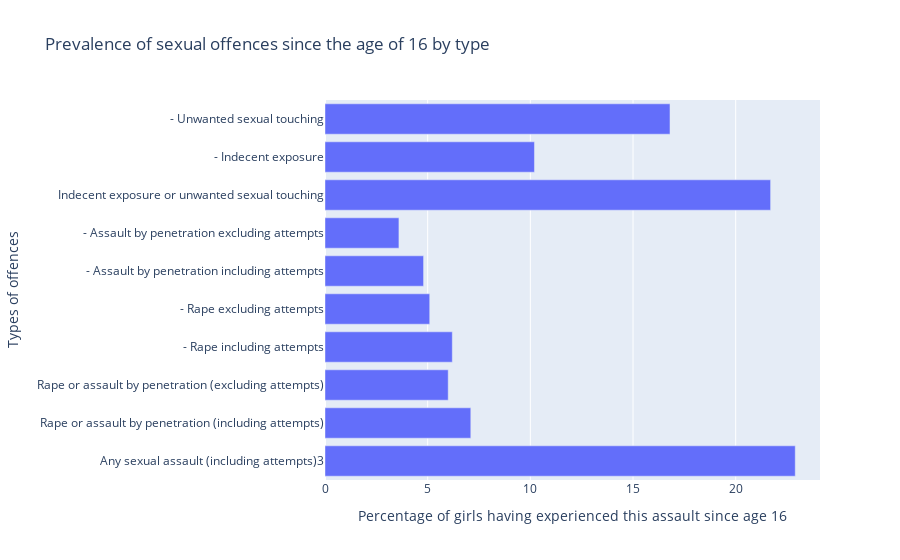

Notebook code for this chart:
### Code cell
# Analysing and visualising the data

# We want to plot 3 graphs:
# 1. The prevalence of the types of offences since the age of 16 - interactive bar chart
# 2. The prevalence of the types of offences in the last year - interactive bar chart
# 3. Comparison of the prevalence of the types of offences since the age of 16 and in the last year - interactive bar chart (combining the two previous bar charts)

# For the graph 1. we plot an interactive bar chart


#Create bar chart
df5['Percentage of girls having experienced this assault since age 16']=df5[['Since the age of 16']].astype('float')

fig = px.bar(df5, y="Types of offences", x='Percentage of girls having experienced this assault since age 16', 
             title="Prevalence of sexual offences since the age of 16 by type",
             orientation='h')
fig.show()
fig.write_html('/Users/jutti/Documents/QM2SRQ1-2/Visualisations/Prevalence of sexual offences since the age of 16 by type.html')

### Figure 1 — Plotly figure (JSON) as saved in the notebook; plotly's stock layout.template omitted (floating-point values rounded to 4 significant figures)
{"data": [{"alignmentgroup": "True", "hovertemplate": "Percentage of girls having experienced this assault since age 16=%{x}<br>Types of offences=%{y}<extra></extra>", "legendgroup": "", "marker": {"color": "#636efa", "pattern": {"shape": ""}}, "name": "", "offsetgroup": "", "orientation": "h", "showlegend": false, "textposition": "auto", "type": "bar", "x": [22.9, 7.1, 6, 6.2, 5.1, 4.8, 3.6, 21.7, 10.2, 16.8], "xaxis": "x", "y": ["Any sexual assault (including attempts)3", "Rape or assault by penetration (including attempts)", "Rape or assault by penetration (excluding attempts)", "- Rape including attempts", "- Rape excluding attempts", "- Assault by penetration including attempts", "- Assault by penetration excluding attempts", "Indecent exposure or unwanted sexual touching", "- Indecent exposure", "- Unwanted sexual touching"], "yaxis": "y"}], "layout": {"barmode": "relative", "legend": {"tracegroupgap": 0}, "title": {"text": "Prevalence of sexual offences since the age of 16 by type"}, "xaxis": {"anchor": "y", "domain": [0, 1], "title": {"text": "Percentage of girls having experienced this assault since age 16"}}, "yaxis": {"anchor": "x", "domain": [0, 1], "title": {"text": "Types of offences"}}}}
